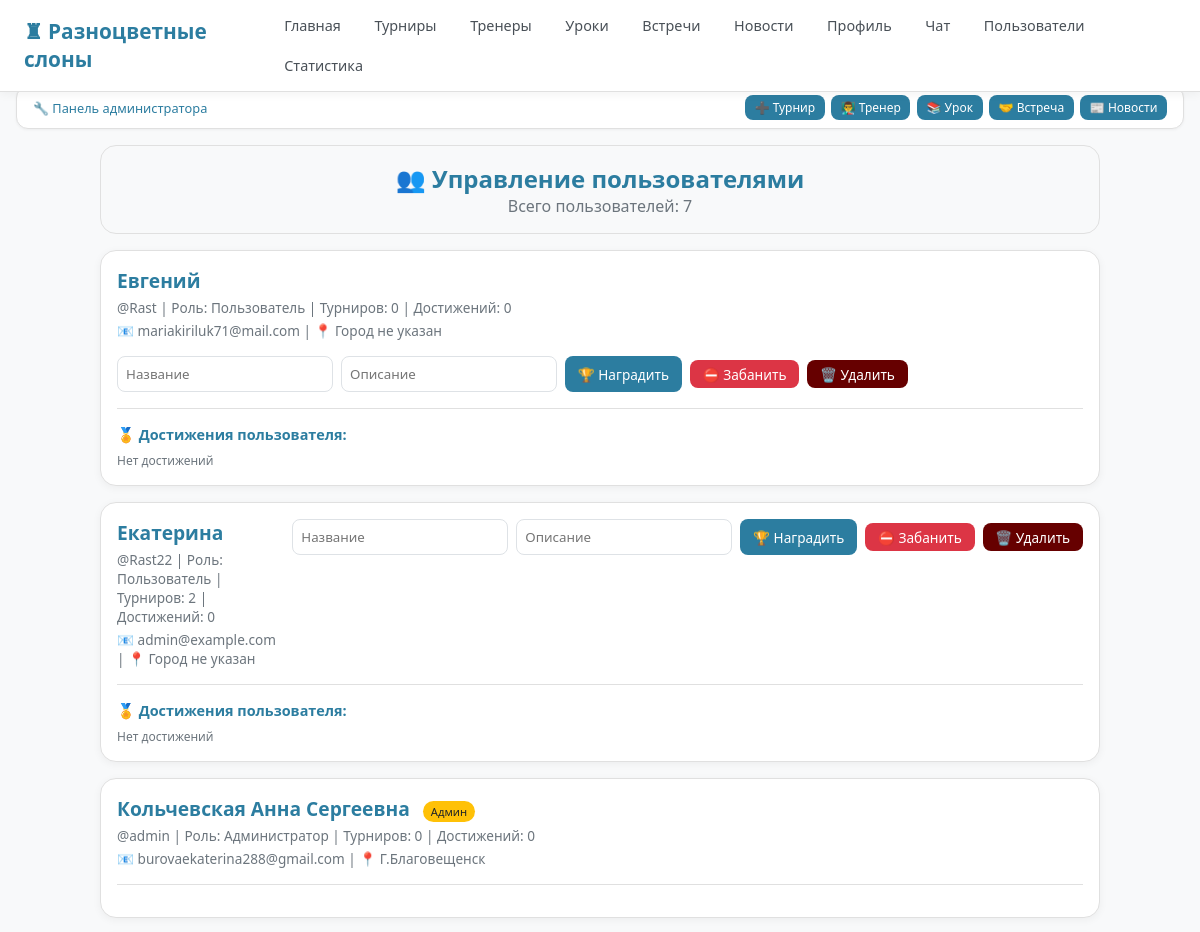
Page /users/ (signed in, upper part) on the earlier database version.
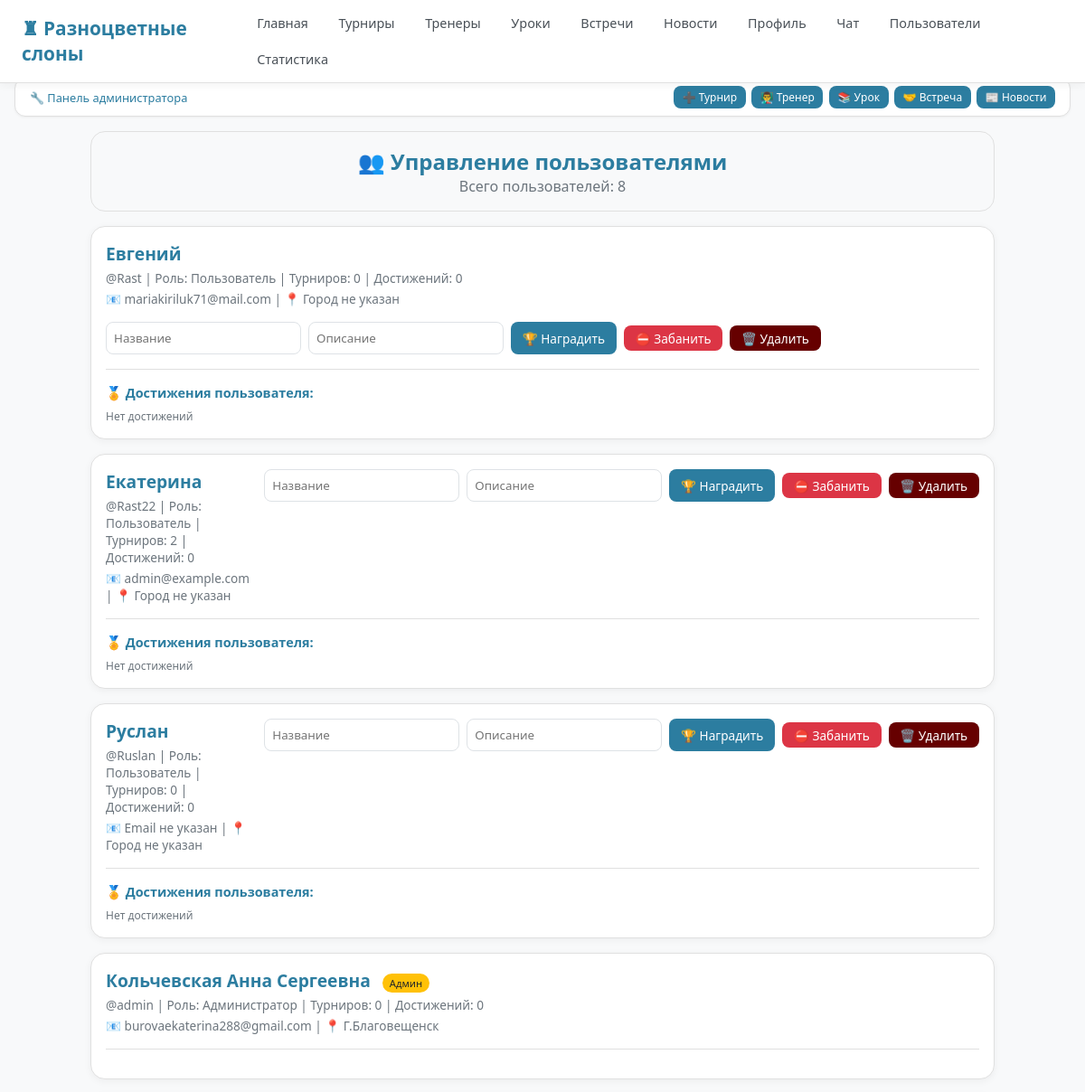
Same page on the later database version.
### main/models.py (models this page shows, shortened)
class User(AbstractUser):
    ROLE_CHOICES = [
        ('user', 'Пользователь'),
        ('admin', 'Администратор'),
        ('trainer', 'Тренер'),
    ]
    role = models.CharField(max_length=10, choices=ROLE_CHOICES, default='user')
    full_name = models.CharField(max_length=150, blank=True, null=True)
    phone = models.CharField(max_length=20, blank=True, null=True)
    city = models.CharField(max_length=100, blank=True, null=True)
    bio = models.TextField(blank=True, null=True)
    is_banned = models.BooleanField(default=False)
    rating = models.IntegerField(default=1000, verbose_name='Рейтинг Elo')
    avatar = models.ImageField(upload_to='avatars/', blank=True, null=True)
    date_joined = models.DateTimeField(auto_now_add=True)

### main/views.py (the view)
# urls.py: path('users/', views.users_list, name='users_list'),
@login_required
@user_passes_test(is_admin)
def users_list(request):
    users = User.objects.all().annotate(
        tournaments_count=Count('tournaments'),
        achievements_count=Count('achievements')
    )
    return render(request, 'main/users_list.html', {'users': users})

### main/views.py (called while the page is built)
def is_admin(user):
    return user.is_authenticated and user.role == 'admin'

### main/templates/main/users_list.html (shortened to what this page needs)
{% extends 'main/base.html' %}
{% block content %}
<div class="users-container">
    <div class="users-header">
        <h2>👥 Управление пользователями</h2>
        <p>Всего пользователей: {{ users|length }}</p>
    </div>
    {% for u in users %}
    <div class="user-card {% if u.is_banned %}banned{% endif %}">
        <div class="user-main-info">
            <div class="user-info">
                <div class="user-name">
                    {{ u.full_name|default:u.username }}
                    {% if u.role == 'admin' %}
                        <span class="admin-badge">Админ</span>
                    {% endif %}
                </div>
                <div class="user-stats">
                    @{{ u.username }} | Роль: {% if u.role == 'admin' %}Администратор{% else %}Пользователь{% endif %}
                    | Турниров: {{ u.tournaments_count }} | Достижений: {{ u.achievements_count }}
                </div>
                <div class="user-stats">
                    📧 {{ u.email|default:"Email не указан" }} | 📍 {{ u.city|default:"Город не указан" }}
                </div>
            </div>
            <div class="user-actions">
                {% if u.role != 'admin' %}
                    <form method="POST" action="{% url 'award_achievement' u.id %}" class="award-form">
                        <input type="text" name="name" placeholder="Название" required>
                        <input type="text" name="description" placeholder="Описание" required>
                        <button type="submit" class="btn btn-primary btn-small">🏆 Наградить</button>
                    </form>
                    {% if u.is_banned %}
                        <a href="{% url 'unban_user' u.id %}" class="btn btn-primary btn-small">🔓 Разбанить</a>
                    {% else %}
                        <a href="{% url 'ban_user' u.id %}" class="btn btn-danger btn-small">⛔ Забанить</a>
                    {% endif %}
                    <a href="{% url 'delete_user' u.id %}" class="btn btn-danger btn-small" style="background:#660000;" onclick="return confirm('Точно удалить пользователя {{ u.username }}? Это действие необратимо!')">🗑️ Удалить</a>
                {% endif %}
            </div>
        </div>
        {% if u.role != 'admin' %}
        <div class="achievements-section">
            <div class="achievements-title">🏅 Достижения пользователя:</div>
            <div class="achievements-list">
                {% for achievement in u.achievements.all %}
                <div class="achievement-item">
                    <span class="achievement-name"><strong>{{ achievement.name }}</strong><br><small>{{ achievement.description }}</small></span>
                    <span class="achievement-actions">
                        <a href="{% url 'edit_achievement' achievement.id %}" class="edit-achieve" title="Редактировать">✏️</a>
                        <a href="{% url 'delete_achievement' achievement.id %}" onclick="return confirm('Удалить достижение?')" title="Удалить">🗑️</a>
                    </span>
                </div>
                {% empty %}
                <div class="empty-achievements">Нет достижений</div>
                {% endfor %}
            </div>
        </div>
        {% endif %}
    </div>
    {% empty %}
    <div style="text-align:center; padding:3rem; color:#6c757d;">Нет пользователей</div>
    {% endfor %}
</div>
{% endblock %}

Differences in the rows shown:
added User: full_name "Руслан", username "Ruslan", role "Пользователь", tournaments_count "0", achievements_count "0", email "Email не указан", city "Город не указан", is_banned "⛔ Забанить", shows "🏅 Достижения пользователя:"
Other differences:
{{ users|length }}: "7" → "8"
